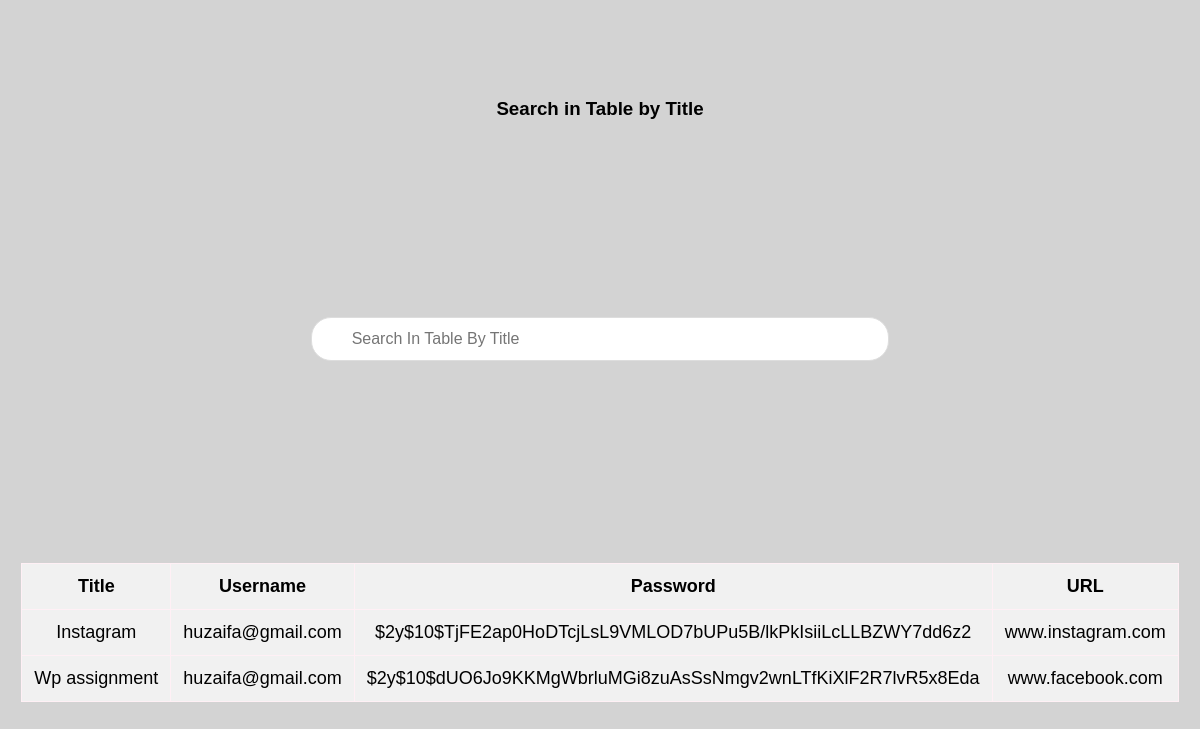
Page /Home.php on the committed database.
### tables this page shows
CREATE TABLE `wp03ass_tab` (
  `title` varchar(70) NOT NULL,
  `username` varchar(70) DEFAULT NULL,
  `password` varchar(70) NOT NULL,
  `url` varchar(70) NOT NULL
);

### Home.php (the view, shortened to what this page needs)
<!DOCTYPE html>
<html lang="en">
<head>
    <link rel="stylesheet" href="style.css">
</head>
<body>
<h3>Search in Table  by Title</h3>
<input type="text" id="sear" onkeyup="myFun()" placeholder="Search In Table By Title">
<table id="myTable" border=2>
<tr class="header">
<th>Title</th>
<th>Username</th>
<th>Password</th>
<th>URL</th>
</tr>
<?php
require_once "connection.php";
$sql='SELECT * FROM `wp03ass_tab` ';
$query=mysqli_query($conn,$sql);
$row=mysqli_num_rows($query);
if($row!=0){
    while($result=mysqli_fetch_assoc($query))
    {
            echo "
            <tr>
            <td>".$result[title]."</td>
            <td>".$result[username]."</td>
            <td>".$result[password]."</td>
            <td>".$result[url]."</td>
            </tr>
            ";
    }
}
else{
    echo "
    <tr>
        <th colspan=3>No Record In DataBase!</th>
    </tr>
    ";
}
?>
</table>
</body>
</html>

### style.css (style rules this page uses)
* { margin: 0; padding: 0; box-sizing: border-box; font-family: 'Poppins', sans-serif; }
html, body { display: grid; height: 100%; place-items: center; text-align: center; background:#D3D3D3; }
#myTable { border-collapse: collapse; width: 100%; border: 1px solid #FFF0F5; font-size: 18px; }
#myTable th, #myTable td { padding: 12px; }
#myTable tr { border-bottom: 1px solid #FFF0F5; background-color: #f1f1f1; text-align: center; }
#sear { background-position: 10px 10px; background-repeat: no-repeat; width: 50%; font-size: 16px; padding: 12px 20px 12px 40px; border: 1px solid #ddd; margin-bottom: 5px; border-radius: 20px; }

### rows in the picture
wp03ass_tab: title "Instagram", username "huzaifa@gmail.com", password "$2y$10$TjFE2ap0HoDTcjLsL9VMLOD7bUPu5B/lkPkIsiiLcLLBZWY7dd6z2", url "www.instagram.com"
wp03ass_tab: title "Wp assignment", username "huzaifa@gmail.com", password "$2y$10$dUO6Jo9KKMgWbrluMGi8zuAsSsNmgv2wnLTfKiXlF2R7lvR5x8Eda", url "www.facebook.com"
